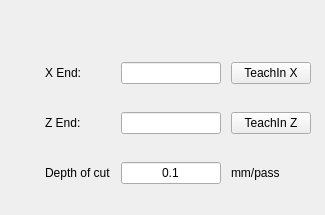
    <widget class="QWidget" name="pageFacing">
     <widget class="QWidget" name="gridLayoutWidget_4">
      <property name="geometry">
       <rect>
        <x>40</x>
        <y>40</y>
        <width>276</width>
        <height>166</height>
       </rect>
      </property>
      <layout class="QGridLayout" name="gridLayout_5">
       <property name="leftMargin">
        <number>5</number>
       </property>
       <property name="rightMargin">
        <number>5</number>
       </property>
       <property name="horizontalSpacing">
        <number>10</number>
       </property>
       <item row="2" column="3">
        <widget class="QLabel" name="label_43">
         <property name="styleSheet">
          <string notr="true">font: 11pt &quot;Noto Sans&quot;;</string>
         </property>
         <property name="text">
          <string>mm/pass</string>
         </property>
        </widget>
       </item>
       <item row="2" column="0">
        <widget class="QLabel" name="label_16">
         <property name="styleSheet">
          <string notr="true">font: 11pt &quot;Noto Sans&quot;;</string>
         </property>
         <property name="text">
          <string>Depth of cut</string>
         </property>
        </widget>
       </item>
       <item row="1" column="0">
        <widget class="QLabel" name="label_34">
         <property name="styleSheet">
          <string notr="true">font: 11pt &quot;Noto Sans&quot;;</string>
         </property>
         <property name="text">
          <string>Z End:</string>
         </property>
        </widget>
       </item>
       <item row="0" column="0">
        <widget class="QLabel" name="label_33">
         <property name="styleSheet">
          <string notr="true">font: 11pt &quot;Noto Sans&quot;;</string>
         </property>
         <property name="text">
          <string>X End:</string>
         </property>
        </widget>
       </item>
       <item row="2" column="2">
        <widget class="VCPSettingsLineEdit" name="facingDoc">
         <property name="styleSheet">
          <string notr="true">font: 11pt &quot;Noto Sans&quot;;</string>
         </property>
         <property name="text">
          <string>0.1</string>
         </property>
         <property name="alignment">
          <set>Qt::AlignCenter</set>
         </property>
         <property name="settingName" stdset="0">
          <string>smart_numpad.quick-cycles-doc</string>
         </property>
         <property name="textFormat" stdset="0">
          <string/>
         </property>
        </widget>
       </item>
       <item row="0" column="2">
        <widget class="TeachInLineEdit" name="facingXEnd">
         <property name="alignment">
          <set>Qt::AlignRight|Qt::AlignTrailing|Qt::AlignVCenter</set>
         </property>
         <property name="referenceType" stdset="0">
          <number>1</number>
         </property>
         <property name="axisNumber" stdset="0">
          <number>0</number>
         </property>
         <property name="inchFormat" stdset="0">
          <string>%9.4f</string>
         </property>
         <property name="millimeterFormat" stdset="0">
          <string>%10.3f</string>
         </property>
         <property name="degreeFormat" stdset="0">
          <string>%10.2f</string>
         </property>
         <property name="latheMode" stdset="0">
          <number>2</number>
         </property>
        </widget>
       </item>
       <item row="1" column="2">
        <widget class="TeachInLineEdit" name="facingZEnd">
         <property name="alignment">
          <set>Qt::AlignRight|Qt::AlignTrailing|Qt::AlignVCenter</set>
         </property>
         <property name="referenceType" stdset="0">
          <number>1</number>
         </property>
         <property name="axisNumber" stdset="0">
          <number>2</number>
         </property>
         <property name="inchFormat" stdset="0">
          <string>%9.4f</string>
         </property>
         <property name="millimeterFormat" stdset="0">
          <string>%10.3f</string>
         </property>
         <property name="degreeFormat" stdset="0">
          <string>%10.2f</string>
         </property>
         <property name="latheMode" stdset="0">
          <number>0</number>
         </property>
        </widget>
       </item>
       <item row="0" column="3">
        <widget class="QPushButton" name="facingTeachXBtn">
         <property name="text">
          <string>TeachIn X</string>
         </property>
        </widget>
       </item>
       <item row="1" column="3">
        <widget class="QPushButton" name="facingTeachZBtn">
         <property name="text">
          <string>TeachIn Z</string>
         </property>
        </widget>
       </item>
      </layout>
     </widget>
    </widget>
